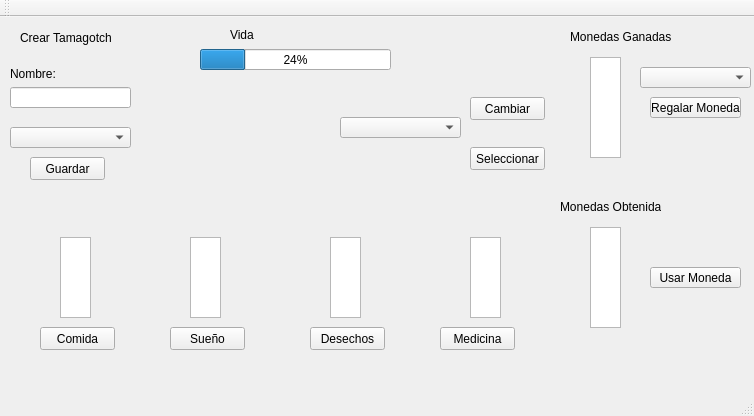
<?xml version="1.0" encoding="UTF-8"?>
<ui version="4.0">
 <class>Proyecto</class>
 <widget class="QMainWindow" name="Proyecto">
  <property name="geometry">
   <rect>
    <x>0</x>
    <y>0</y>
    <width>754</width>
    <height>416</height>
   </rect>
  </property>
  <property name="windowTitle">
   <string>Proyecto</string>
  </property>
  <widget class="QWidget" name="centralWidget">
   <widget class="QProgressBar" name="progressBar">
    <property name="geometry">
     <rect>
      <x>200</x>
      <y>32</y>
      <width>191</width>
      <height>21</height>
     </rect>
    </property>
    <property name="value">
     <number>24</number>
    </property>
   </widget>
   <widget class="QLabel" name="label">
    <property name="geometry">
     <rect>
      <x>230</x>
      <y>10</y>
      <width>31</width>
      <height>16</height>
     </rect>
    </property>
    <property name="text">
     <string>Vida</string>
    </property>
   </widget>
   <widget class="QComboBox" name="comboBox">
    <property name="geometry">
     <rect>
      <x>10</x>
      <y>110</y>
      <width>121</width>
      <height>21</height>
     </rect>
    </property>
   </widget>
   <widget class="QLineEdit" name="lineEdit">
    <property name="geometry">
     <rect>
      <x>10</x>
      <y>70</y>
      <width>121</width>
      <height>21</height>
     </rect>
    </property>
   </widget>
   <widget class="QLabel" name="label_2">
    <property name="geometry">
     <rect>
      <x>10</x>
      <y>50</y>
      <width>47</width>
      <height>13</height>
     </rect>
    </property>
    <property name="text">
     <string>Nombre:</string>
    </property>
   </widget>
   <widget class="QPushButton" name="pushButton">
    <property name="geometry">
     <rect>
      <x>40</x>
      <y>310</y>
      <width>75</width>
      <height>23</height>
     </rect>
    </property>
    <property name="text">
     <string>Comida</string>
    </property>
   </widget>
   <widget class="QPushButton" name="pushButton_2">
    <property name="geometry">
     <rect>
      <x>170</x>
      <y>310</y>
      <width>75</width>
      <height>23</height>
     </rect>
    </property>
    <property name="text">
     <string>Sueño</string>
    </property>
   </widget>
   <widget class="QPushButton" name="pushButton_3">
    <property name="geometry">
     <rect>
      <x>310</x>
      <y>310</y>
      <width>75</width>
      <height>23</height>
     </rect>
    </property>
    <property name="text">
     <string>Desechos</string>
    </property>
   </widget>
   <widget class="QPushButton" name="pushButton_4">
    <property name="geometry">
     <rect>
      <x>440</x>
      <y>310</y>
      <width>75</width>
      <height>23</height>
     </rect>
    </property>
    <property name="text">
     <string>Medicina</string>
    </property>
   </widget>
   <widget class="QListWidget" name="listWidget">
    <property name="geometry">
     <rect>
      <x>60</x>
      <y>220</y>
      <width>31</width>
      <height>81</height>
     </rect>
    </property>
   </widget>
   <widget class="QListWidget" name="listWidget_2">
    <property name="geometry">
     <rect>
      <x>190</x>
      <y>220</y>
      <width>31</width>
      <height>81</height>
     </rect>
    </property>
   </widget>
   <widget class="QListWidget" name="listWidget_3">
    <property name="geometry">
     <rect>
      <x>330</x>
      <y>220</y>
      <width>31</width>
      <height>81</height>
     </rect>
    </property>
   </widget>
   <widget class="QListWidget" name="listWidget_4">
    <property name="geometry">
     <rect>
      <x>470</x>
      <y>220</y>
      <width>31</width>
      <height>81</height>
     </rect>
    </property>
   </widget>
   <widget class="QComboBox" name="comboBox_2">
    <property name="geometry">
     <rect>
      <x>340</x>
      <y>100</y>
      <width>121</width>
      <height>21</height>
     </rect>
    </property>
   </widget>
   <widget class="QPushButton" name="pushButton_5">
    <property name="geometry">
     <rect>
      <x>470</x>
      <y>80</y>
      <width>75</width>
      <height>23</height>
     </rect>
    </property>
    <property name="text">
     <string>Cambiar</string>
    </property>
   </widget>
   <widget class="QPushButton" name="pushButton_6">
    <property name="geometry">
     <rect>
      <x>470</x>
      <y>130</y>
      <width>75</width>
      <height>23</height>
     </rect>
    </property>
    <property name="text">
     <string>Seleccionar</string>
    </property>
   </widget>
   <widget class="QListWidget" name="listWidget_5">
    <property name="geometry">
     <rect>
      <x>590</x>
      <y>40</y>
      <width>31</width>
      <height>101</height>
     </rect>
    </property>
   </widget>
   <widget class="QPushButton" name="pushButton_7">
    <property name="geometry">
     <rect>
      <x>30</x>
      <y>140</y>
      <width>75</width>
      <height>23</height>
     </rect>
    </property>
    <property name="text">
     <string>Guardar</string>
    </property>
   </widget>
   <widget class="QListView" name="listView">
    <property name="geometry">
     <rect>
      <x>590</x>
      <y>210</y>
      <width>31</width>
      <height>101</height>
     </rect>
    </property>
   </widget>
   <widget class="QLabel" name="label_4">
    <property name="geometry">
     <rect>
      <x>570</x>
      <y>10</y>
      <width>101</width>
      <height>20</height>
     </rect>
    </property>
    <property name="text">
     <string>Monedas Ganadas</string>
    </property>
   </widget>
   <widget class="QLabel" name="label_5">
    <property name="geometry">
     <rect>
      <x>560</x>
      <y>180</y>
      <width>101</width>
      <height>20</height>
     </rect>
    </property>
    <property name="text">
     <string>Monedas Obtenidas</string>
    </property>
   </widget>
   <widget class="QLabel" name="label_6">
    <property name="geometry">
     <rect>
      <x>20</x>
      <y>10</y>
      <width>91</width>
      <height>21</height>
     </rect>
    </property>
    <property name="text">
     <string>Crear Tamagotchi :</string>
    </property>
   </widget>
   <widget class="QPushButton" name="pushButton_8">
    <property name="geometry">
     <rect>
      <x>650</x>
      <y>80</y>
      <width>91</width>
      <height>21</height>
     </rect>
    </property>
    <property name="text">
     <string>Regalar Moneda</string>
    </property>
   </widget>
   <widget class="QPushButton" name="pushButton_9">
    <property name="geometry">
     <rect>
      <x>650</x>
      <y>250</y>
      <width>91</width>
      <height>21</height>
     </rect>
    </property>
    <property name="text">
     <string>Usar Moneda</string>
    </property>
   </widget>
   <widget class="QComboBox" name="comboBox_3">
    <property name="geometry">
     <rect>
      <x>640</x>
      <y>50</y>
      <width>111</width>
      <height>21</height>
     </rect>
    </property>
   </widget>
   <widget class="QLabel" name="label_3">
    <property name="geometry">
     <rect>
      <x>160</x>
      <y>70</y>
      <width>121</width>
      <height>121</height>
     </rect>
    </property>
    <property name="text">
     <string/>
    </property>
    <property name="pixmap">
     <pixmap>imagenes/tm.jpg</pixmap>
    </property>
    <property name="scaledContents">
     <bool>true</bool>
    </property>
   </widget>
  </widget>
  <widget class="QMenuBar" name="menuBar">
   <property name="geometry">
    <rect>
     <x>0</x>
     <y>0</y>
     <width>754</width>
     <height>21</height>
    </rect>
   </property>
  </widget>
  <widget class="QToolBar" name="mainToolBar">
   <attribute name="toolBarArea">
    <enum>TopToolBarArea</enum>
   </attribute>
   <attribute name="toolBarBreak">
    <bool>false</bool>
   </attribute>
  </widget>
  <widget class="QStatusBar" name="statusBar"/>
 </widget>
 <layoutdefault spacing="6" margin="11"/>
 <resources/>
 <connections/>
</ui>
